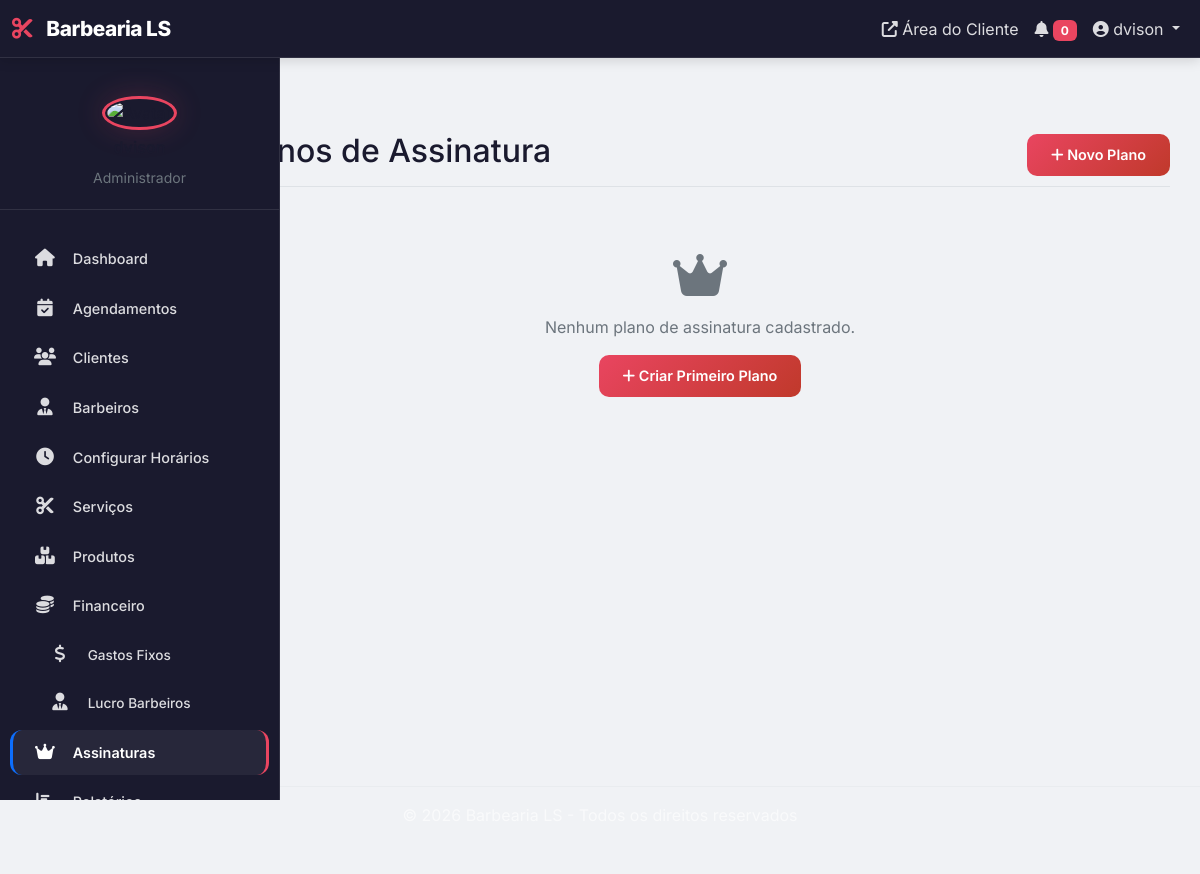
The page /subscriptions/planos/ (signed in) on the database as committed earlier.
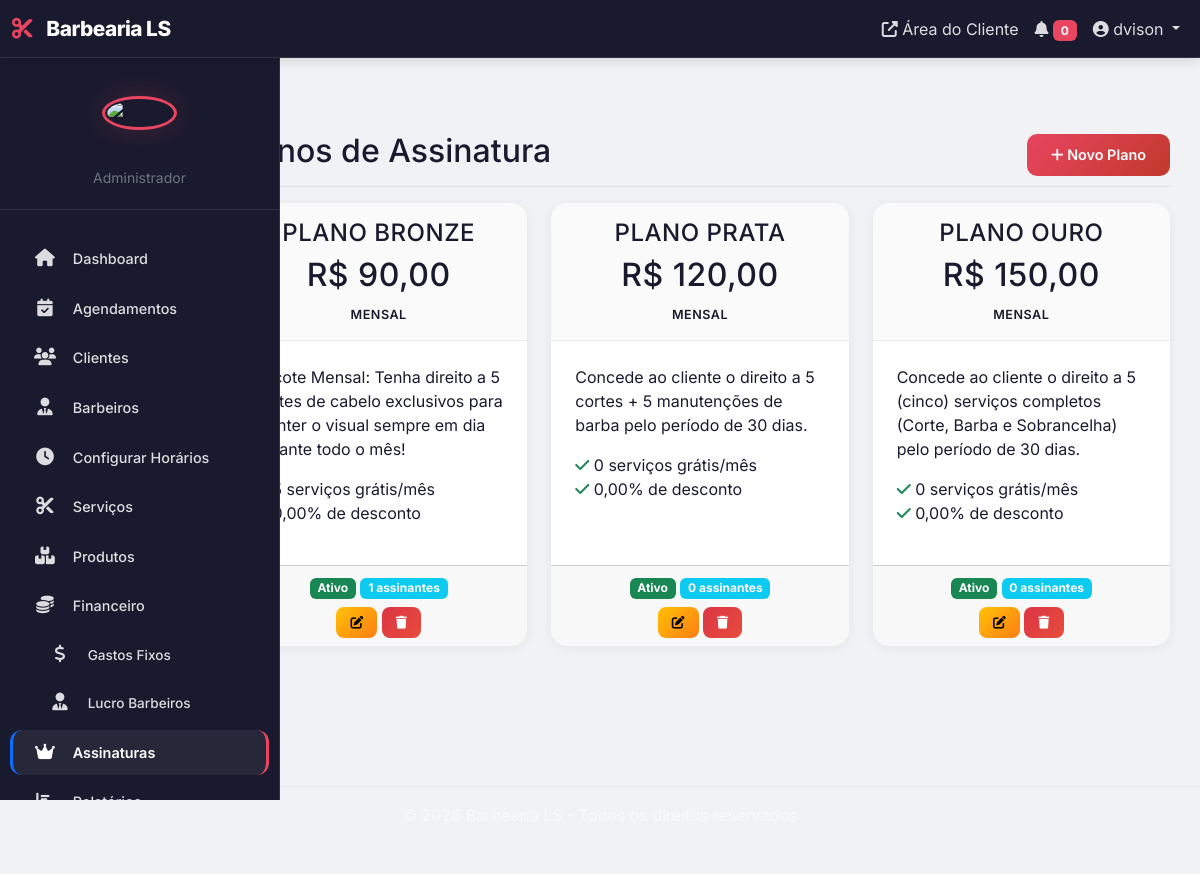
The same page on the database as committed later.
### apps/subscriptions/models.py (models this page shows, shortened)
class Plan(BaseModel):
    class BillingCycle(models.TextChoices):
        MONTHLY = 'monthly', 'Mensal'
        QUARTERLY = 'quarterly', 'Trimestral'
        SEMESTER = 'semester', 'Semestral'
        ANNUAL = 'annual', 'Anual'
    class PlanStatus(models.TextChoices):
        ACTIVE = 'active', 'Ativo'
        INACTIVE = 'inactive', 'Inativo'
        DISCONTINUED = 'discontinued', 'Descontinuado'
    name = models.CharField(
        _('Nome do Plano'),
        max_length=100,
        db_index=True
    )
    description = models.TextField(
        _('Descrição'),
        max_length=500,
        blank=True,
        help_text='Descrição dos benefícios do plano'
    )
    billing_cycle = models.CharField(
        _('Ciclo de Cobrança'),
        max_length=20,
        choices=BillingCycle.choices,
        db_index=True
    )
    price = models.DecimalField(
        _('Preço'),
        max_digits=10,
        decimal_places=2,
        validators=[validate_positive],
        help_text='Preço do plano por ciclo'
    )
    setup_fee = models.DecimalField(
        _('Taxa de Ativação'),
        max_digits=10,
        decimal_places=2,
        default=0.00,
        help_text='Taxa única de ativação do plano'
    )
    discount_percentage = models.DecimalField(
        _('Desconto em Serviços'),
        max_digits=5,
        decimal_places=2,
        default=0.00,
        validators=[validate_percentage],
        help_text='Percentual de desconto em serviços'
    )
    free_services_per_month = models.PositiveIntegerField(
        _('Serviços Gratuitos por Mês'),
        default=0,
        help_text='Número de serviços gratuitos por mês'
    )
    priority_booking = models.BooleanField(
        _('Agendamento Prioritário'),
        default=False,
        help_text='Cliente tem prioridade no agendamento'
    )
    exclusive_services = models.ManyToManyField(
        'services.Service',
        blank=True,
        related_name='exclusive_plans',
        verbose_name=_('Serviços Exclusivos'),
        help_text='Serviços disponíveis apenas para este plano'
    )
    status = models.CharField(
        _('Status'),
        max_length=20,
        choices=PlanStatus.choices,
        default=PlanStatus.ACTIVE,
        db_index=True
    )
    total_subscribers = models.PositiveIntegerField(
        _('Total de Assinantes'),
        default=0,
        help_text='Número total de assinantes ativos'
    )
    class Meta:
        verbose_name = _('Plano')
        verbose_name_plural = _('Planos')
        ordering = ['price', 'name']
        indexes = [
            models.Index(fields=['name', 'status']),
            models.Index(fields=['billing_cycle', 'status']),
        ]

### apps/subscriptions/views.py (the view)
# urls.py: path('planos/', views.PlanListView.as_view(), name='plans'),
class PlanListView(LoginRequiredMixin, PermissionRequiredMixin, ListView):
    model = Plan
    template_name = 'subscriptions/plan_list.html'
    context_object_name = 'plans'
    permission_required = 'subscriptions.view_plan'
    paginate_by = 20

### apps/accounts/models.py (called while the page is built)
    def get_full_name(self):
        if self.first_name and self.last_name:
            return f'{self.first_name} {self.last_name}'
        return self.first_name or self.username

### apps/core/managers.py (called while the page is built)
    def get_queryset(self):
        return super().get_queryset().filter(is_active=True)

### templates/subscriptions/plan_list.html (shortened to what this page needs)
{% extends 'base.html' %}
{% load static %}
{% block page_title %}Planos de Assinatura{% endblock %}
{% block page_actions %}
<a href="{% url 'subscriptions:plan_create' %}" class="btn btn-primary">
    <i class="fas fa-plus"></i> Novo Plano
</a>
{% endblock %}
{% block content %}
<div class="row">
    {% for plan in plans %}
    <div class="col-md-4 mb-4">
        <div class="card h-100">
            <div class="card-header text-center">
                <h4>{{ plan.name }}</h4>
                <h2>R$ {{ plan.price }}</h2>
                <small>{{ plan.get_billing_cycle_display }}</small>
            </div>
            <div class="card-body">
                <p>{{ plan.description|default:"Sem descrição" }}</p>
                <ul class="list-unstyled">
                    <li><i class="fas fa-check text-success"></i> {{ plan.free_services_per_month }} serviços grátis/mês</li>
                    <li><i class="fas fa-check text-success"></i> {{ plan.discount_percentage }}% de desconto</li>
                </ul>
            </div>
            <div class="card-footer text-center">
                <span class="badge bg-{% if plan.status == 'active' %}success{% else %}secondary{% endif %}">
                    {{ plan.get_status_display }}
                </span>
                <span class="badge bg-info">{{ plan.total_subscribers }} assinantes</span>
                <div class="mt-2">
                    <a href="{% url 'subscriptions:plan_edit' plan.pk %}" class="btn btn-sm btn-warning">
                        <i class="fas fa-edit"></i>
                    </a>
                    <a href="{% url 'subscriptions:plan_delete' plan.pk %}" class="btn btn-sm btn-danger">
                        <i class="fas fa-trash"></i>
                    </a>
                </div>
            </div>
        </div>
    </div>
    {% empty %}
    <div class="col-12">
        <div class="text-center text-muted py-5">
            <i class="fas fa-crown fa-3x mb-3"></i>
            <p>Nenhum plano de assinatura cadastrado.</p>
            <a href="{% url 'subscriptions:plan_create' %}" class="btn btn-primary">
                <i class="fas fa-plus"></i> Criar Primeiro Plano
            </a>
        </div>
    </div>
    {% endfor %}
</div>
{% endblock %}

Rows that differ between the two databases and show on the page:
added Plan: name "PLANO BRONZE", price "90,00", billing_cycle "MENSAL", description "Pacote Mensal: Tenha direito a 5 cortes de cabelo exclusivos para manter o visual sempre em dia durante todo o mês!", discount_percentage "0,00", status "Ativo", total_subscribers "1"
added Plan: name "PLANO PRATA", price "120,00", billing_cycle "MENSAL", description "Concede ao cliente o direito a 5 cortes + 5 manutenções de barba pelo período de 30 dias.", free_services_per_month "0", discount_percentage "0,00", status "Ativo", total_subscribers "0"
added Plan: name "PLANO OURO", price "150,00", billing_cycle "MENSAL", description "Concede ao cliente o direito a 5 (cinco) serviços completos (Corte, Barba e Sobrancelha) pelo período de 30 dias.", free_services_per_month "0", discount_percentage "0,00", status "Ativo", total_subscribers "0"
Other text that changed with them:
text no longer shown: "Nenhum plano de assinatura cadastrado. Criar Primeiro Plano"
